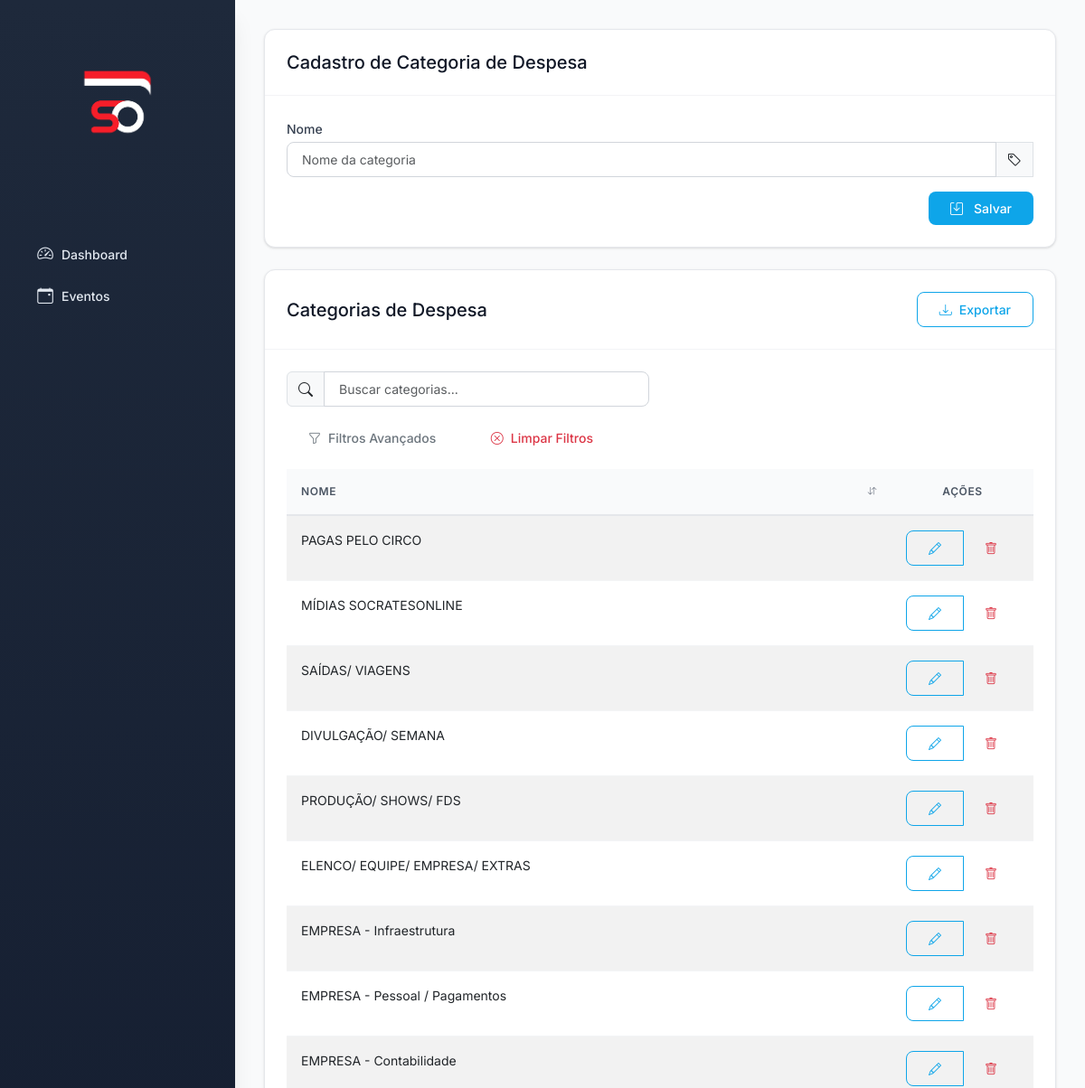
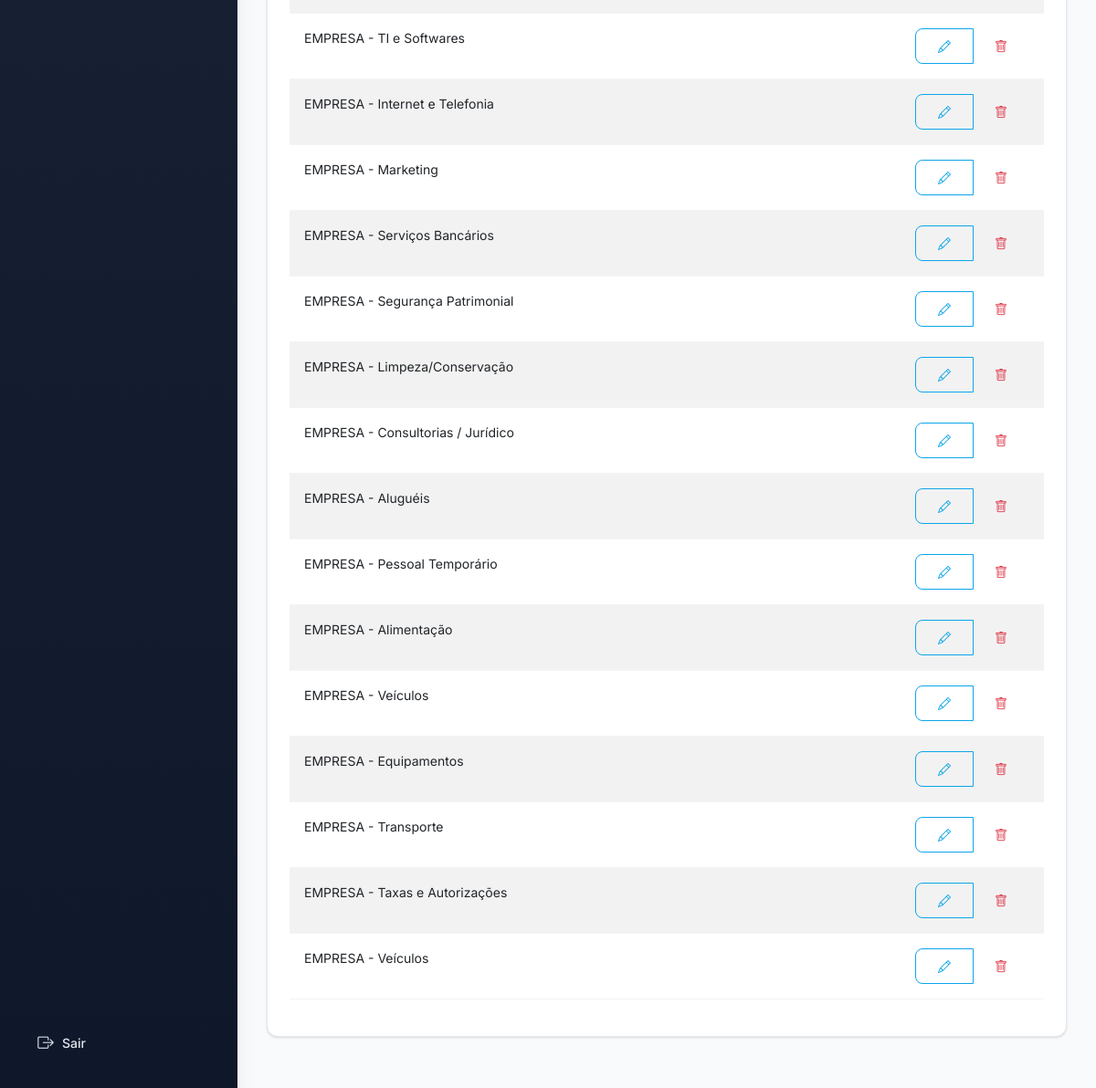
Page /cadastros/categorias-despesa on the earlier database version (2 pictures, top to bottom).
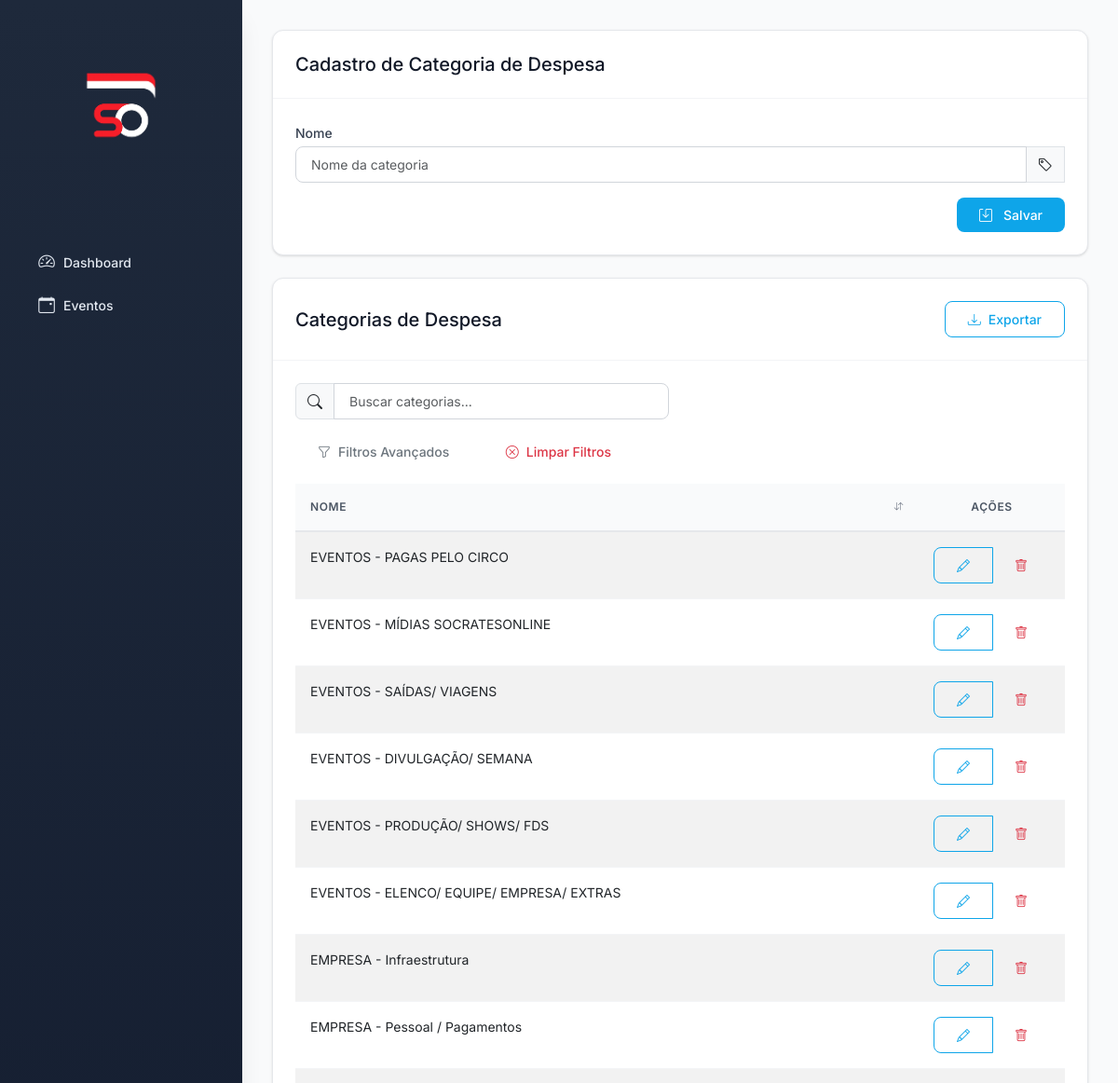
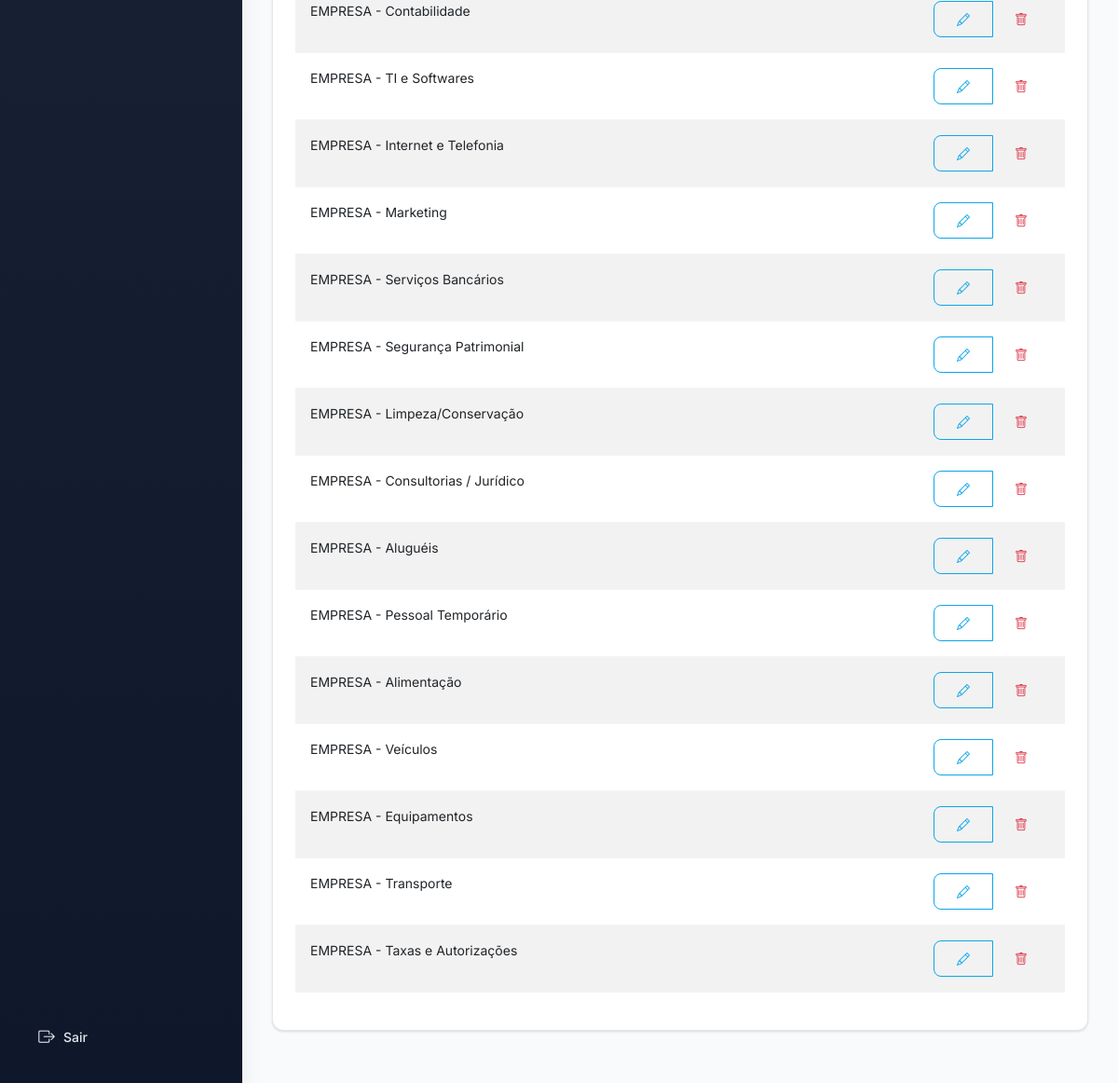
Same page on the later database version (2 pictures, top to bottom).
### models.py (models this page shows)
class CategoriaDespesa(db.Model):
    __tablename__ = 'categoria_despesa'
    id_categoria_despesa = db.Column(db.Integer, primary_key=True)
    nome = db.Column(db.String, nullable=False)
    despesas = db.relationship('Despesa', backref='categoria')

### app.py (the view)
@app.route('/cadastros/categorias-despesa', methods=['GET', 'POST'])
def cadastrar_categoria_despesa():
    form = CategoriaDespesaForm()
    if form.validate_on_submit():
        nova = CategoriaDespesa(nome=form.nome.data)
        db.session.add(nova)
        db.session.commit()
        flash('Categoria cadastrada com sucesso!', 'success')
        return redirect(url_for('cadastrar_categoria_despesa'))
    categorias = CategoriaDespesa.query.all()
    return render_template('categorias_despesa.html', form=form, categorias=categorias)

### forms.py
class CategoriaDespesaForm(FlaskForm):
    nome = StringField('Nome', validators=[InputRequired()])

### templates/categorias_despesa.html (shortened to what this page needs)
{% extends 'base.html' %}
{% block content %}
<div class="card mb-4">
    <div class="card-header d-flex justify-content-between align-items-center">
        <h5 class="mb-0">Cadastro de Categoria de Despesa</h5>
    </div>
    <div class="card-body">
        <form method="POST" class="needs-validation" novalidate>
            <div class="mb-3">
                {{ form.nome.label(class="form-label") }}
                <div class="input-group">
                    {{ form.nome(class="form-control", placeholder="Nome da categoria", required=true) }}
                    <span class="input-group-text"><i class="bi bi-tag"></i></span>
                </div>
            </div>
            <div class="d-flex justify-content-end">
                <button type="submit" class="btn btn-primary">
                    <i class="bi bi-save me-2"></i>Salvar
                </button>
            </div>
        </form>
    </div>
</div>
<div class="card">
    <div class="card-header d-flex justify-content-between align-items-center">
        <h5 class="mb-0">Categorias de Despesa</h5>
        <div>
            <button class="btn btn-sm btn-outline-primary" id="btnExportar">
                <i class="bi bi-download me-1"></i>Exportar
            </button>
        </div>
    </div>
    <div class="card-body">
        {% if categorias %}
        <div class="row mb-3">
            <div class="col-md-6">
                <div class="input-group">
                    <span class="input-group-text"><i class="bi bi-search"></i></span>
                    <input type="text" class="form-control" id="searchInput" placeholder="Buscar categorias..." onkeyup="searchTable()">
                </div>
            </div>
        </div>
        <div class="table-responsive">
            <table class="table table-hover table-striped sortable-table" id="categoriasDespesaTable">
                <thead>
                    <tr>
                        <th>Nome</th>
                        <th class="text-center no-sort" style="width: 150px;">Ações</th>
                    </tr>
                </thead>
                <tbody>
                    {% for cat in categorias %}
                    <tr>
                        <td>{{ cat.nome }}</td>
                        <td class="text-center">
                            <div class="btn-group" role="group">
                                <a href="{{ url_for('editar_categoria_despesa', id=cat.id_categoria_despesa) }}" class="btn btn-sm btn-outline-primary" title="Editar">
                                    <i class="bi bi-pencil"></i>
                                </a>
                                <a href="{{ url_for('excluir_categoria_despesa', id=cat.id_categoria_despesa) }}" class="btn btn-sm btn-outline-danger"
                                   onclick="return confirm('Tem certeza que deseja excluir esta categoria?')" title="Excluir">
                                    <i class="bi bi-trash"></i>
                                </a>
                            </div>
                        </td>
                    </tr>
                    {% endfor %}
                </tbody>
            </table>
        </div>
        {% else %}
        <div class="alert alert-info">
            <i class="bi bi-info-circle me-2"></i>Nenhuma categoria de despesa cadastrada.
        </div>
        {% endif %}
    </div>
</div>
{% endblock %}

### templates/base.html (shortened to what this page needs)
<!DOCTYPE html>
<html lang="pt-br">
<head>
    <link href="https://cdn.jsdelivr.net/npm/bootstrap@5.3.0/dist/css/bootstrap.min.css" rel="stylesheet">
    <link href="https://cdn.jsdelivr.net/npm/bootstrap-icons@1.10.5/font/bootstrap-icons.css" rel="stylesheet">
    <link rel="stylesheet" href="https://cdnjs.cloudflare.com/ajax/libs/font-awesome/6.0.0/css/all.min.css">
    <link rel="stylesheet" href="{{ url_for('static', filename='style-modern.css') }}">
</head>
<body>
    <div class="layout">
        <div class="sidebar" id="sidebar">
            <a href="{{ url_for('dashboard') }}" class="d-block text-center mb-4">
                <img src="{{ url_for('static', filename='logo.png') }}" alt="Logo" class="img-fluid">
            </a>
            {% set categoria = session['categoria'] %}
            <a class="nav-link {% if request.endpoint == 'dashboard' %}active{% endif %}" href="{{ url_for('dashboard') }}">
                <i class="bi bi-speedometer2"></i> Dashboard
            </a>
            <a class="nav-link {% if request.endpoint == 'listar_eventos' %}active{% endif %}" href="{{ url_for('listar_eventos') }}">
                <i class="bi bi-calendar-event"></i> Eventos
            </a>
            <div class="mt-auto pt-4">
                <a class="nav-link" href="{{ url_for('logout') }}"><i class="bi bi-box-arrow-right"></i> Sair</a>
            </div>
        </div>
        <div class="main-content">
            {% block content %}{% endblock %}
        </div>
    </div>
</body>
</html>

Differences in the rows shown:
removed CategoriaDespesa: nome "EMPRESA - Veículos"
changed CategoriaDespesa: nome "PAGAS PELO CIRCO" → "EVENTOS - PAGAS PELO CIRCO"
changed CategoriaDespesa: nome "MÍDIAS SOCRATESONLINE" → "EVENTOS - MÍDIAS SOCRATESONLINE"
changed CategoriaDespesa: nome "SAÍDAS/ VIAGENS" → "EVENTOS - SAÍDAS/ VIAGENS"
changed CategoriaDespesa: nome "DIVULGAÇÃO/ SEMANA" → "EVENTOS - DIVULGAÇÃO/ SEMANA"
changed CategoriaDespesa: nome "PRODUÇÃO/ SHOWS/ FDS" → "EVENTOS - PRODUÇÃO/ SHOWS/ FDS"
changed CategoriaDespesa: nome "ELENCO/ EQUIPE/ EMPRESA/ EXTRAS" → "EVENTOS - ELENCO/ EQUIPE/ EMPRESA/ EXTRAS"
